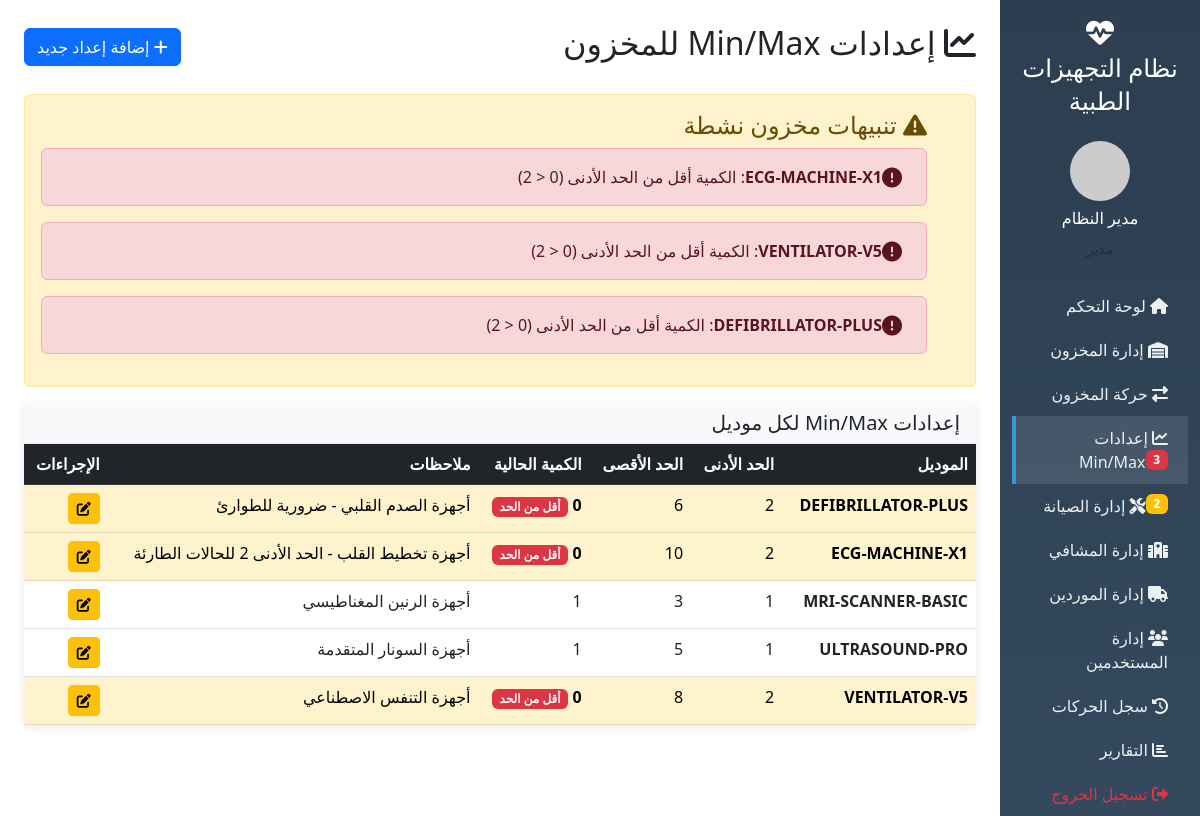
/minmax.php (signed in), run on the app's committed database.
### tables this page shows
CREATE TABLE minmax_settings (
    id INT AUTO_INCREMENT PRIMARY KEY,
    model VARCHAR(100) NOT NULL,
    min_qty INT NOT NULL DEFAULT 1,
    max_qty INT NOT NULL DEFAULT 10,
    notes TEXT,
    created_at TIMESTAMP DEFAULT CURRENT_TIMESTAMP,
    updated_at TIMESTAMP DEFAULT CURRENT_TIMESTAMP ON UPDATE CURRENT_TIMESTAMP,
    UNIQUE KEY unique_model (model)
);

### models/MinMax.php (called while the page is built, shortened)
<?php
class MinMax {
    private $pdo;
    public function __construct($pdo) {
        $this->pdo = $pdo;
    }
    public function getAll() {
        $stmt = $this->pdo->query("SELECT * FROM minmax_settings ORDER BY model");
        return $stmt->fetchAll();
    }
    public function getAlerts() {
        $sql = "SELECT m.*,
            (SELECT COUNT(*) FROM devices d WHERE d.model = m.model AND d.status = 'in_stock') as current_qty
            FROM minmax_settings m";
        $stmt = $this->pdo->query($sql);
        $results = $stmt->fetchAll();
        $alerts = [];
        foreach ($results as $row) {
            if ($row['current_qty'] < $row['min_qty']) {
                $alerts[] = [
                    'model' => $row['model'],
                    'type' => 'min',
                    'current_qty' => $row['current_qty'],
                    'threshold' => $row['min_qty'],
                    'message' => "الكمية أقل من الحد الأدنى ({$row['current_qty']} < {$row['min_qty']})"
                ];
            }
        }
        return $alerts;
    }
}

### minmax.php (the view, shortened to what this page needs)
<?php
require_once __DIR__ . '/includes/header.php';
$minmaxSettings = $minMaxModel->getAll();
$alerts = $minMaxModel->getAlerts();
?>
<div class="d-flex justify-content-between align-items-center mb-4">
    <h2><i class="fas fa-chart-line"></i> إعدادات Min/Max للمخزون</h2>
    <?php if ($_SESSION['role'] == 'admin'): ?>
    <button class="btn btn-primary" data-bs-toggle="modal" data-bs-target="#addMinMaxModal">
        <i class="fas fa-plus"></i> إضافة إعداد جديد
    </button>
    <?php endif; ?>
</div>
<?php if (count($alerts) > 0): ?>
<div class="alert alert-warning alert-dismissible fade show" role="alert">
    <h4><i class="fas fa-exclamation-triangle"></i> تنبيهات مخزون نشطة</h4>
    <?php foreach ($alerts as $alert): ?>
    <div class="alert alert-<?= $alert['type'] == 'min' ? 'danger' : 'warning' ?> d-flex align-items-center">
        <i class="fas fa-<?= $alert['type'] == 'min' ? 'exclamation-circle' : 'exclamation-triangle' ?> fa-lg me-2"></i>
        <div>
            <strong><?= htmlspecialchars($alert['model']) ?></strong>: <?= $alert['message'] ?>
        </div>
    </div>
    <?php endforeach; ?>
</div>
<?php endif; ?>
<div class="card">
    <div class="card-header">
        <h5 class="mb-0">إعدادات Min/Max لكل موديل</h5>
    </div>
    <div class="table-responsive">
        <table class="table table-hover mb-0">
            <thead class="table-dark">
                <tr>
                    <th>الموديل</th>
                    <th>الحد الأدنى</th>
                    <th>الحد الأقصى</th>
                    <th>الكمية الحالية</th>
                    <th>ملاحظات</th>
                    <?php if ($_SESSION['role'] == 'admin'): ?>
                    <th>الإجراءات</th>
                    <?php endif; ?>
                </tr>
            </thead>
            <tbody>
                <?php foreach ($minmaxSettings as $setting):
                    $currentQty = $pdo->query("SELECT COUNT(*) FROM devices WHERE model = '" . $setting['model'] . "' AND status = 'in_stock'")->fetchColumn();
                    $isAlert = $currentQty < $setting['min_qty'] || $currentQty > $setting['max_qty'];
                ?>
                <tr class="<?= $isAlert ? 'table-warning' : '' ?>">
                    <td><strong><?= htmlspecialchars($setting['model']) ?></strong></td>
                    <td><?= $setting['min_qty'] ?></td>
                    <td><?= $setting['max_qty'] ?></td>
                    <td class="<?= $isAlert ? 'fw-bold' : '' ?>">
                        <?= $currentQty ?>
                        <?php if ($currentQty < $setting['min_qty']): ?>
                            <span class="badge bg-danger">أقل من الحد</span>
                        <?php elseif ($currentQty > $setting['max_qty']): ?>
                            <span class="badge bg-warning">تجاوز الحد</span>
                        <?php endif; ?>
                    </td>
                    <td><?= htmlspecialchars($setting['notes']) ?></td>
                    <?php if ($_SESSION['role'] == 'admin'): ?>
                    <td>
                        <button class="btn btn-sm btn-warning" onclick="showEditMinMaxModal(<?= $setting['id'] ?>)">
                            <i class="fas fa-edit"></i>
                        </button>
                    </td>
                    <?php endif; ?>
                </tr>
                <?php endforeach; ?>
            </tbody>
        </table>
    </div>
</div>
<?php
require_once __DIR__ . '/includes/footer.php';
?>

### includes/header.php (style rules this page uses)
.card { border: none; box-shadow: 0 2px 10px rgba(0,0,0,0.1); margin-bottom: 20px; }
.card-header { background: #f8f9fa; border-bottom: 1px solid #e9ecef; font-weight: bold; }

### data on the page
minmax_settings: model "ECG-MACHINE-X1", message "الكمية أقل من الحد الأدنى (0 < 2)", min_qty "2", max_qty "10", notes "أجهزة تخطيط القلب - الحد الأدنى 2 للحالات الطارئة"
minmax_settings: model "VENTILATOR-V5", message "الكمية أقل من الحد الأدنى (0 < 2)", min_qty "2", max_qty "8", notes "أجهزة التنفس الاصطناعي"
minmax_settings: model "DEFIBRILLATOR-PLUS", message "الكمية أقل من الحد الأدنى (0 < 2)", min_qty "2", max_qty "6", notes "أجهزة الصدم القلبي - ضرورية للطوارئ"
minmax_settings: model "MRI-SCANNER-BASIC", min_qty "1", max_qty "3", currentQty "1", notes "أجهزة الرنين المغناطيسي"
minmax_settings: model "ULTRASOUND-PRO", min_qty "1", max_qty "5", currentQty "1", notes "أجهزة السونار المتقدمة"

### other printed values
$_SESSION['full_name'] "مدير النظام"
$roles[$_SESSION['role']] "مدير"
count($minmaxAlerts) "3"
count($pending) "2"
